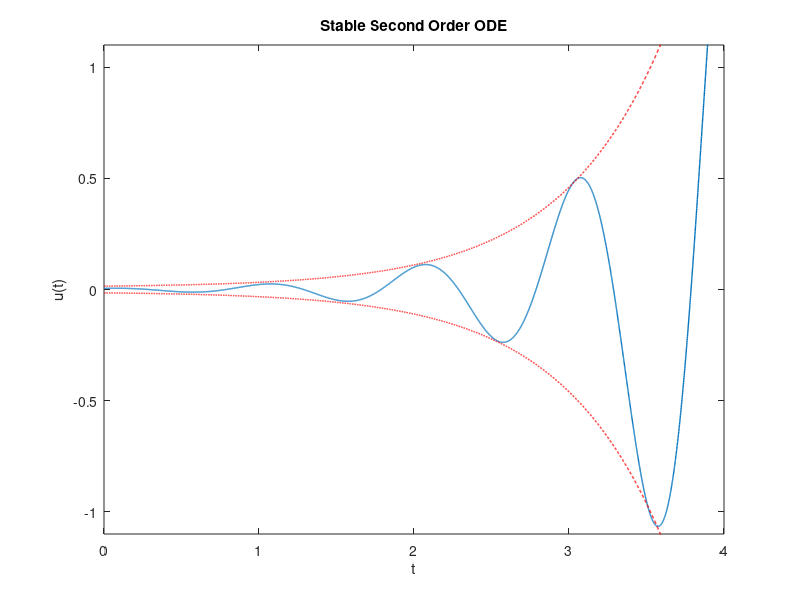

Reproduce this figure in MATLAB.
clear
clc

t = 0:0.001:4;

u = zeros(1,length(t));

B = 1.5;
w = 2*pi;
u_0 = 0.005;

u_t = @(u_0, t, w, B) u_0.*exp(B.*t).*(cos(w.*t)+B/w*sin(w.*t));

figure(130)
clf
plot(t,u_t(u_0, t, w, B), 'Linewidth', 1)
hold on
plot(t, u_0*exp(B.*t)+0.01, 'r--', 'Linewidth', 1)
plot(t, -u_0*exp(B.*t)-0.01, 'r--', 'Linewidth', 1)
set(gcf, 'color', 'w')
axis([0 4 -1.1 1.1])
xlabel("t")
ylabel("u(t)")
title("Stable Second Order ODE")
